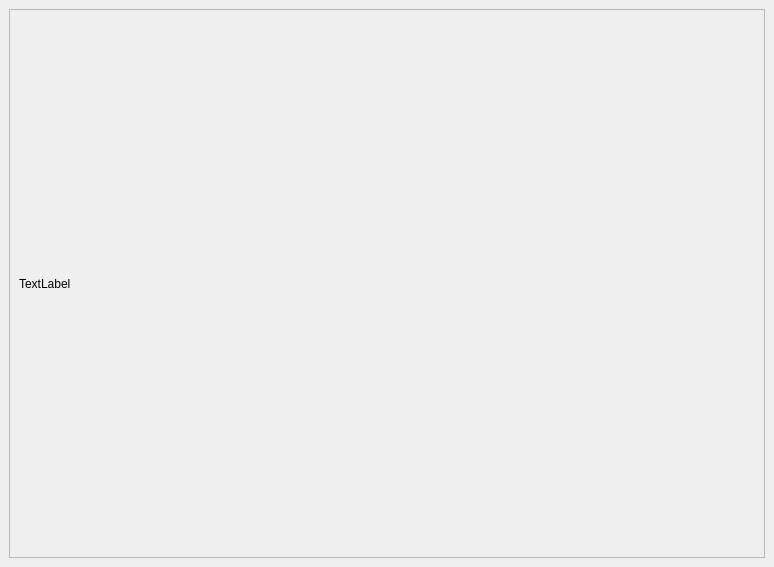
<?xml version="1.0" encoding="UTF-8"?>
<ui version="4.0">
 <class>MainWindow</class>
 <widget class="QMainWindow" name="MainWindow">
  <property name="geometry">
   <rect>
    <x>0</x>
    <y>0</y>
    <width>774</width>
    <height>567</height>
   </rect>
  </property>
  <property name="windowTitle">
   <string>更新日志</string>
  </property>
  <widget class="QWidget" name="centralwidget">
   <layout class="QFormLayout" name="formLayout_2">
    <item row="0" column="0" colspan="2">
     <widget class="QScrollArea" name="scrollArea">
      <property name="widgetResizable">
       <bool>true</bool>
      </property>
      <widget class="QWidget" name="scrollAreaWidgetContents">
       <property name="geometry">
        <rect>
         <x>0</x>
         <y>0</y>
         <width>754</width>
         <height>547</height>
        </rect>
       </property>
       <layout class="QFormLayout" name="formLayout">
        <item row="0" column="0">
         <widget class="QLabel" name="label">
          <property name="sizePolicy">
           <sizepolicy hsizetype="Expanding" vsizetype="Expanding">
            <horstretch>0</horstretch>
            <verstretch>0</verstretch>
           </sizepolicy>
          </property>
          <property name="text">
           <string>TextLabel</string>
          </property>
         </widget>
        </item>
       </layout>
      </widget>
     </widget>
    </item>
   </layout>
  </widget>
 </widget>
 <resources/>
 <connections/>
</ui>
